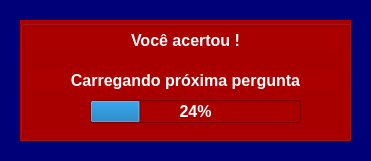
<?xml version="1.0" encoding="UTF-8"?>
<ui version="4.0">
 <class>tela_acertar</class>
 <widget class="QMainWindow" name="tela_acertar">
  <property name="geometry">
   <rect>
    <x>0</x>
    <y>0</y>
    <width>371</width>
    <height>161</height>
   </rect>
  </property>
  <property name="windowTitle">
   <string>Acertou</string>
  </property>
  <property name="windowIcon">
   <iconset>
    <normaloff>logo.ico</normaloff>logo.ico</iconset>
  </property>
  <property name="styleSheet">
   <string notr="true">background-color: rgb(0, 0, 121);</string>
  </property>
  <widget class="QWidget" name="centralwidget">
   <widget class="QGroupBox" name="groupBox">
    <property name="geometry">
     <rect>
      <x>20</x>
      <y>20</y>
      <width>331</width>
      <height>121</height>
     </rect>
    </property>
    <property name="font">
     <font>
      <family>Arial</family>
      <pointsize>12</pointsize>
      <weight>75</weight>
      <bold>true</bold>
     </font>
    </property>
    <property name="styleSheet">
     <string notr="true">background-color: rgb(170, 0, 0);
color: rgb(255, 255, 255);</string>
    </property>
    <property name="title">
     <string notr="true"/>
    </property>
    <widget class="QLabel" name="label">
     <property name="geometry">
      <rect>
       <x>10</x>
       <y>10</y>
       <width>311</width>
       <height>20</height>
      </rect>
     </property>
     <property name="font">
      <font>
       <family>Arial</family>
       <pointsize>12</pointsize>
       <weight>75</weight>
       <bold>true</bold>
      </font>
     </property>
     <property name="layoutDirection">
      <enum>Qt::LeftToRight</enum>
     </property>
     <property name="text">
      <string notr="true">Você acertou !</string>
     </property>
     <property name="alignment">
      <set>Qt::AlignBottom|Qt::AlignHCenter</set>
     </property>
    </widget>
    <widget class="QProgressBar" name="barra_progresso">
     <property name="geometry">
      <rect>
       <x>70</x>
       <y>80</y>
       <width>211</width>
       <height>23</height>
      </rect>
     </property>
     <property name="font">
      <font>
       <family>Arial</family>
       <pointsize>12</pointsize>
       <weight>75</weight>
       <bold>true</bold>
      </font>
     </property>
     <property name="value">
      <number>24</number>
     </property>
    </widget>
    <widget class="QLabel" name="label_2">
     <property name="geometry">
      <rect>
       <x>10</x>
       <y>50</y>
       <width>311</width>
       <height>20</height>
      </rect>
     </property>
     <property name="font">
      <font>
       <family>Arial</family>
       <pointsize>12</pointsize>
       <weight>75</weight>
       <bold>true</bold>
      </font>
     </property>
     <property name="layoutDirection">
      <enum>Qt::LeftToRight</enum>
     </property>
     <property name="text">
      <string notr="true">Carregando próxima pergunta</string>
     </property>
     <property name="alignment">
      <set>Qt::AlignBottom|Qt::AlignHCenter</set>
     </property>
    </widget>
   </widget>
  </widget>
 </widget>
 <resources/>
 <connections/>
</ui>
